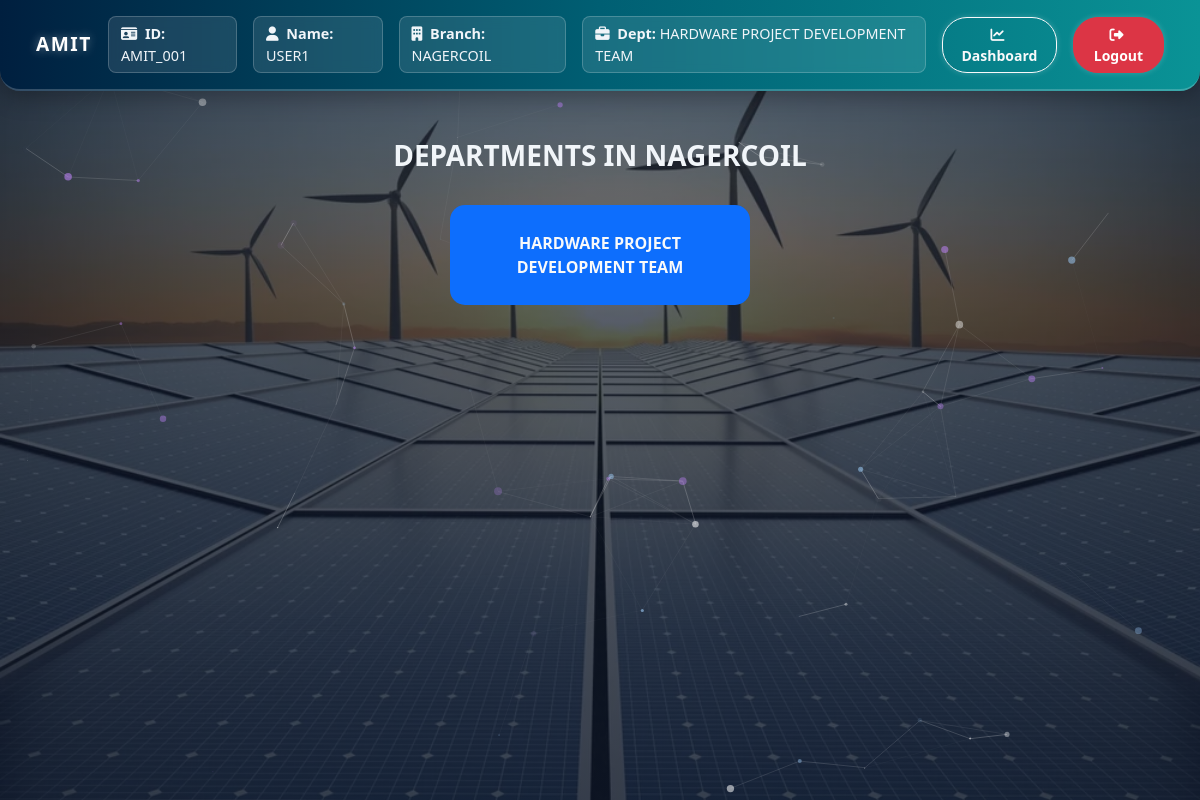
/workstatus/NAGERCOIL/ (signed in), run on the app's committed database.
### amit_logins/models.py (models this page shows, shortened)
class User(AbstractUser):
    DEPARTMENT_CHOICES = [
        ('HARDWARE PROJECT DEVELOPMENT TEAM', 'HARDWARE PROJECT DEVELOPMENT TEAM'),
        ('ADMIN TEAM', 'ADMIN TEAM'),
        ('ADMIN-MANAGEMENT WORK TEAM', 'ADMIN-MANAGEMENT WORK TEAM'),
    ]
    BRANCH_CHOICES = [
        ('NAGERCOIL', 'NAGERCOIL'),
    ]
    employee_name = models.CharField(max_length=100, null=True, blank=True)
    department = models.CharField(max_length=50, choices=DEPARTMENT_CHOICES)
    branch = models.CharField(max_length=20, choices=BRANCH_CHOICES)
    is_team_leader = models.BooleanField(default=False)
    is_approved = models.BooleanField(default=False)

### amit_logins/views.py (the view)
# urls.py: path('workstatus/<str:branch>/', views.workstatus_department_list, name='workstatus_department_list'),
@login_required(login_url='login')
def workstatus_department_list(request, branch):
    user = request.user
    all_departments = [
        'HARDWARE PROJECT DEVELOPMENT TEAM',
        'ADMIN TEAM',
    ]
    if user.is_superuser:
        departments = all_departments
    elif getattr(user, "is_team_leader", False):
        departments = [user.department]
    else:
        return redirect("dashboard")
    return render(request, "workstatus/department_list.html", {
        "branch": branch,
        "departments": departments,
    })

### amit_logins/templates/workstatus/department_list.html
{% extends 'logins/base.html' %}
{% block content %}
<div class="container mt-5">
    <h3 style="font-weight: 900;" class="text-center mb-4 text-uppercase">Departments in {{ branch }}</h3>
    <center>
   <div class="d-flex  flex-column">
        {% for department in departments %}
            <a href="{% url 'workstatus_records_view' branch department %}"><div class="box text-light bg-primary mt-2">{{ department }}</div></a>
        {% endfor %}
    </div></center>
</div>
<br><br><br><br>
{% endblock %}

### amit_logins/templates/logins/base.html (shortened to what this page needs)
{% load static %}
<!DOCTYPE html>
<html lang="en">
<head>
  <link href="https://cdn.jsdelivr.net/npm/bootstrap@5.3.5/dist/css/bootstrap.min.css" rel="stylesheet">
  <link rel="stylesheet" href="https://cdnjs.cloudflare.com/ajax/libs/font-awesome/6.4.0/css/all.min.css">
  <link href="https://cdn.jsdelivr.net/npm/bootstrap-icons@1.11.1/font/bootstrap-icons.css" rel="stylesheet">
</head>
<body>
  <div id="particles-js"></div>
  {% if user.is_authenticated %}
<nav class="navbar navbar-expand-lg navbar-dark custom-navbar px-4 py-3">
  <div class="container-fluid">
    <a class="navbar-brand fw-bold text-uppercase" href="#">
      AMIT
    </a>
    <div class="collapse navbar-collapse justify-content-end" id="navbarContent">
      <ul class="navbar-nav align-items-center gap-3">
        <li class="nav-item user-box">
          <i class="fa-solid fa-id-card me-1"></i> <strong>ID:</strong> {{ user.username }}
        </li>
        {% if not user.is_superuser %}
        <li class="nav-item user-box">
          <i class="fa-solid fa-user me-1"></i> <strong>Name:</strong> {{ user.employee_name }}
        </li>
        <li class="nav-item user-box">
          <i class="fa-solid fa-building me-1"></i> <strong>Branch:</strong> {{ user.branch }}
        </li>
        <li class="nav-item user-box">
          <i class="fa-solid fa-briefcase me-1"></i> <strong>Dept:</strong> {{ user.department }}
        </li>
        {% endif %}
        <li class="nav-item">
          <a href="{% url 'dashboard' %}" class="btn nav-btn btn-outline-light btn-sm">
            <i class="fa-solid fa-chart-line me-1"></i> Dashboard
          </a>
        </li>
        <li class="nav-item">
          <a href="{% url 'logout' %}" class="btn nav-btn btn-danger btn-sm">
            <i class="fa-solid fa-right-from-bracket me-1"></i> Logout
          </a>
        </li>
      </ul>
    </div>
  </div>
</nav>
{% endif %}
  <div class="container-fluid content-wrapper mt-4">
    {% block content %}
    {% endblock %}
  </div>
</body>
</html>

### data on the page
User: username "AMIT_001", employee_name "USER1", branch "NAGERCOIL", department "HARDWARE PROJECT DEVELOPMENT TEAM", departments "HARDWARE PROJECT DEVELOPMENT TEAM"
